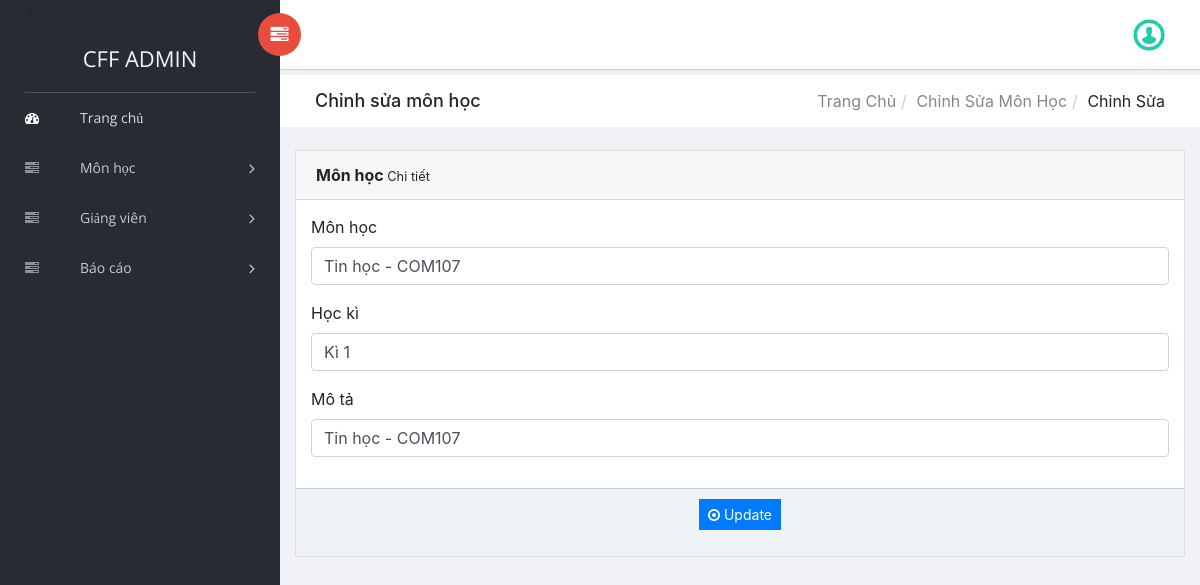
The app's page /CFF/admin/edit-subjects-detail.php?name=Tin học - COM107 (signed in) with its own data.
### tables this page shows
CREATE TABLE `tailieu` (
  `name` varchar(255) NOT NULL,
  `ki` varchar(11) DEFAULT NULL,
  `mota` varchar(255) DEFAULT NULL,
  `CreationDate` timestamp NULL DEFAULT current_timestamp()
);

### CFF/admin/edit-subjects-detail.php (the view, shortened to what this page needs)
<?php
include('includes/dbconnection.php');
if (strlen($_SESSION['trmsaid'] == 0)) {
    header('location:logout.php');
} else {
?>
    <!doctype html>
    <html class="no-js" lang="en">
    <head>
        <link rel="stylesheet" href="vendors/bootstrap/dist/css/bootstrap.min.css">
        <link rel="stylesheet" href="vendors/font-awesome/css/font-awesome.min.css">
        <link rel="stylesheet" href="vendors/themify-icons/css/themify-icons.css">
        <link rel="stylesheet" href="vendors/flag-icon-css/css/flag-icon.min.css">
        <link rel="stylesheet" href="vendors/selectFX/css/cs-skin-elastic.css">
        <link rel="stylesheet" href="assets/css/style.css">
    </head>
    <body>
        <?php include_once('includes/sidebar.php'); ?>
        <div id="right-panel" class="right-panel">
            <?php include_once('includes/header.php'); ?>
            <div class="breadcrumbs">
                <div class="col-sm-4">
                    <div class="page-header float-left">
                        <div class="page-title">
                            <h1>Chỉnh sửa môn học</h1>
                        </div>
                    </div>
                </div>
                <div class="col-sm-8">
                    <div class="page-header float-right">
                        <div class="page-title">
                            <ol class="breadcrumb text-right">
                                <li><a href="dashboard.php">Trang chủ</a></li>
                                <li><a href="manage-subjects.php">Chỉnh sửa môn học</a></li>
                                <li class="active">Chỉnh sửa</li>
                            </ol>
                        </div>
                    </div>
                </div>
            </div>
            <div class="content mt-3">
                <div class="animated fadeIn">
                    <div class="row">
                        <div class="col-lg-6">
                        </div>
                        <div class="col-lg-12">
                            <div class="card">
                                <div class="card-header"><strong>Môn học</strong><small> Chi tiết</small></div>
                                <form name="" method="post" action="">
                                    <div class="card-body card-block">
                                        <?php
                                        $sdata = $_GET['name'];
                                        $sql = "SELECT * from  tailieu where name like '%$sdata%'";
                                        $query = $dbh->prepare($sql);
                                        $query->execute();
                                        $results = $query->fetchAll(PDO::FETCH_OBJ);
                                        if ($query->rowCount() > 0) {
                                            foreach ($results as $row) {               ?>
                                                <div class="form-group"><label for="company" class=" form-control-label">Môn học</label><input type="text" name="name" value="<?php echo $row->name; ?>" class="form-control" id="name" required="true"></div>
                                                <div class="form-group"><label for="company" class=" form-control-label">Học kì</label><input type="text" name="ki" value="<?php echo $row->ki; ?>" class="form-control" id="ki" required="true"></div>
                                                <div class="form-group"><label for="company" class=" form-control-label">Mô tả</label><input type="text" name="mota" value="<?php echo $row->mota; ?>" class="form-control" id="mota" required="true"></div>
                                    </div>
                            <?php $cnt = $cnt + 1;
                                            }
                                        } ?>
                            <div class="card-footer">
                                <p style="text-align: center;"><button type="submit" class="btn btn-primary btn-sm" name="submit" id="submit">
                                        <i class="fa fa-dot-circle-o"></i> Update
                                    </button></p>
                            </div>
                            </div>
                        </div>
                    </div>
                </div>
            </div>
        </div>
    </body>
    </html>
<?php }  ?>

### records on screen
tailieu: name "Tin học - COM107", ki "Kì 1", mota "Tin học - COM107"
